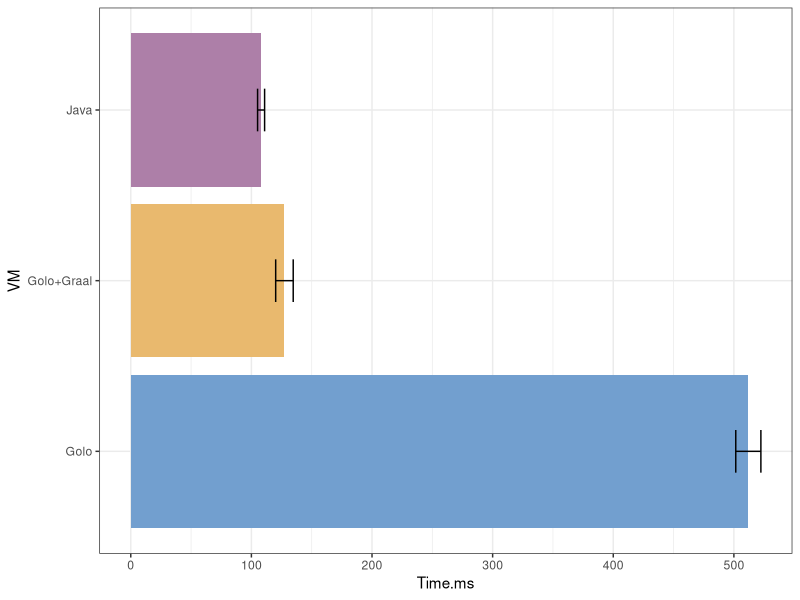

Source code (R):
## ---- chunk 1
## Avoid the usual ReBench setup
library(ggplot2)
library(plyr)
times_java_ns <- c(108918, 109289, 108809, 114980, 104198, 107264, 108012, 109215, 104651, 107225, 105856)
times_golo_ns <- c(526187, 506568, 519333, 515142, 511595, 512679, 522535, 488186, 511581, 502145, 515739)
times_truf_ns <- c(121033, 122981, 118092, 131857, 123423, 123766, 134882, 124360, 142919, 125817, 132285)


data <- data.frame(VM = c(rep("Java", 11), rep("Golo", 11), rep("Golo+Graal", 11)), Time.ns = c(times_java_ns, times_golo_ns, times_truf_ns), stringsAsFactors = TRUE)
stats <- ddply(data, ~ VM, summarise, Time.ms = mean(Time.ns) / 1000, sd = sd(Time.ns) / 1000)
col <- c("#729fcf", "#e9b96e", "#ad7fa8")
ggplot(stats, aes(x = VM, y = Time.ms, fill = VM)) +
  geom_bar(stat = "identity") +
  geom_errorbar(aes(ymax = Time.ms + sd, ymin = Time.ms - sd), width=0.25) +
  coord_flip() + theme_bw() + scale_fill_manual(values=col) +
  theme(legend.position="none")
  
  
g <- stats[stats$VM == "Golo",]$Time.ms
j <- stats[stats$VM == "Java",]$Time.ms
t <- stats[stats$VM == "Golo+Graal",]$Time.ms
slowdown_g <- round(g / j, 1)
slowdown_t <- round(t / j, 1)
